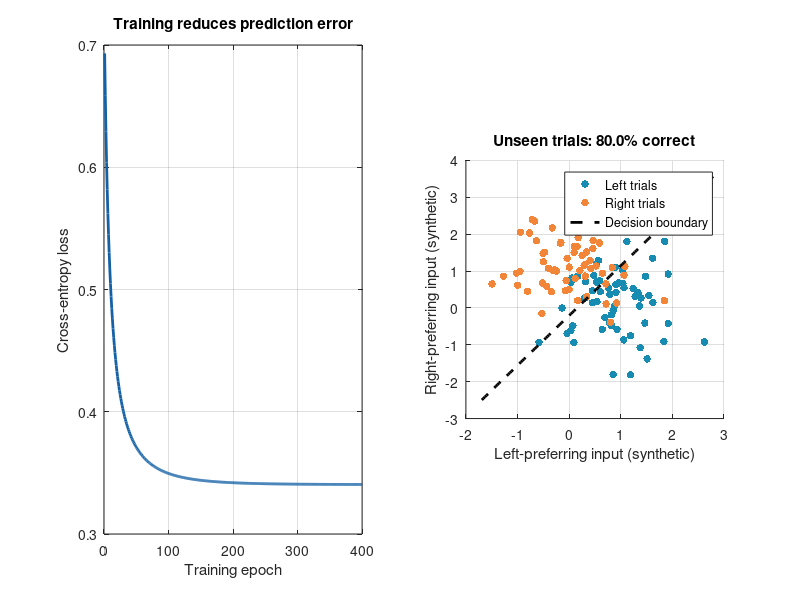

MATLAB code for this plot:
%% ANN Demo 1 - Learning a decision from noisy sensory inputs
% INTRODUCTION TO NEUROSCIENCE | Neural networks | 24 Nov 2026
% Requirements: base MATLAB; NO Statistics or Deep Learning Toolbox.
% This is a synthetic two-input sensory readout (not recorded MT neurons).
% Run the entire script. Change 'sensoryNoise' to 0.2, 0.6, 1.2.

clear; clc; close all;
rng(12, 'twister');          % reproducible random trials
sensoryNoise = 0.6;         % TRY: 0.2, 0.6, 1.2
nTrain = 240;
nTest = 120;
learningRate = 0.4;
nEpochs = 400;

%% Make independent training and test trials
% Label 0 = leftward motion; label 1 = rightward motion.
% Left/right-preferring populations are simple synthetic Gaussian variables.
yTrain = double(rand(nTrain, 1) > 0.5);
XTrain = sensoryNoise * randn(nTrain, 2);
XTrain(:, 1) = XTrain(:, 1) + 0.9 * (1 - yTrain);
XTrain(:, 2) = XTrain(:, 2) + 0.9 * yTrain;

yTest = double(rand(nTest, 1) > 0.5);
XTest = sensoryNoise * randn(nTest, 2);
XTest(:, 1) = XTest(:, 1) + 0.9 * (1 - yTest);
XTest(:, 2) = XTest(:, 2) + 0.9 * yTest;

%% Train a single artificial decision neuron
% p(right) = sigmoid(X*w + b)
% Error-correcting gradient descent minimizes binary cross-entropy.
% The gradient is supplied; students do NOT need to derive it.
w = zeros(2, 1);
b = 0;
loss = zeros(nEpochs, 1);

for epoch = 1:nEpochs
    p = 1 ./ (1 + exp(-max(-30, min(30, XTrain*w + b))));
    pSafe = max(1e-10, min(1-1e-10, p));
    loss(epoch) = -mean(yTrain.*log(pSafe) + (1-yTrain).*log(1-pSafe));

    errorSignal = p - yTrain;
    gradW = (XTrain.' * errorSignal) / nTrain;
    gradB = mean(errorSignal);
    w = w - learningRate * gradW;
    b = b - learningRate * gradB;
end

%% Evaluate on trials that were NOT used during training
pTest = 1 ./ (1 + exp(-max(-30, min(30, XTest*w + b))));
predTest = double(pTest >= 0.5);
accuracy = mean(predTest == yTest);
fprintf('DEMO 1 - NOISY SENSORY DECISIONS\n');
fprintf('Noise level: %.2f\n', sensoryNoise);
fprintf('Weights: left = %+.3f, right = %+.3f; bias = %+.3f\n', w(1), w(2), b);
fprintf('Test accuracy: %.1f %% (chance expectation = 50 %%)\n', 100*accuracy);

%% Figure: prediction error and decision boundary
figure('Color', 'w', 'Name', 'Demo 1: learning a sensory decision');
subplot(1, 2, 1);
plot(1:nEpochs, loss, 'LineWidth', 2, 'Color', [0.08 0.38 0.65]);
xlabel('Training epoch'); ylabel('Cross-entropy loss');
title('Training reduces prediction error');
grid on;

subplot(1, 2, 2); hold on;
leftIdx = yTest == 0; rightIdx = yTest == 1;
scatter(XTest(leftIdx, 1), XTest(leftIdx, 2), 30, [0.09 0.55 0.7], 'filled');
scatter(XTest(rightIdx, 1), XTest(rightIdx, 2), 30, [0.95 0.52 0.22], 'filled');
limits = [min(XTest(:, 1))-0.2, max(XTest(:, 1))+0.2];
xs = linspace(limits(1), limits(2), 150);
if abs(w(2)) > 1e-9
    ys = -(w(1)*xs + b) / w(2);
    plot(xs, ys, 'k--', 'LineWidth', 2);
end
xlabel('Left-preferring input (synthetic)');
ylabel('Right-preferring input (synthetic)');
title(sprintf('Unseen trials: %.1f%% correct', 100*accuracy));
legend({'Left trials', 'Right trials', 'Decision boundary'}, 'Location', 'best');
axis square; grid on; hold off;

% If desired: saveas(gcf, 'ANN_Demo1_Result.png');
% QUESTIONS
% 1. What happens to held-out accuracy when sensoryNoise increases?
% 2. Does changing the noise change the sensory signal, the weights, or both?
% 3. What do the signs of the two learned weights mean?
% 4. Why do we evaluate on new trials rather than only on training data?
% NEUROSCIENCE CAUTION: this supervised rule is NOT a model of Hebbian LTP.
